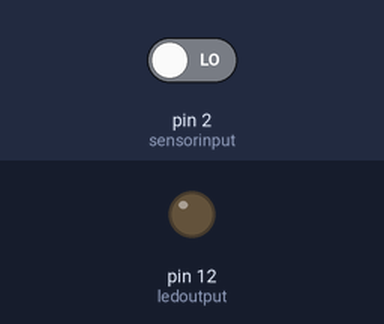
The sketch below on a simulated Arduino Uno, built with avr-gcc and run on an emulated ATmega328P. On the bench: output pins drawn as LEDs (lit = HIGH). The inputs (shaded band) are chosen by the test bench; at power-on: pin 2 (sensorinput) LOW. What the sketch prints to the serial monitor is not drawn.

Above: at 1.2 s.
1.3 s: pin 2 (sensorinput) driven HIGH
At 2.0 s:
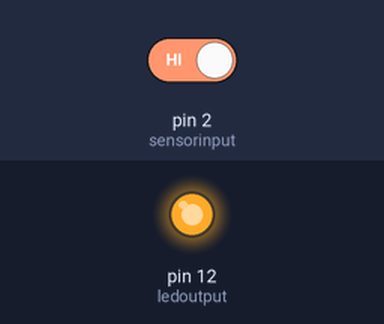
2.8 s: pin 2 (sensorinput) driven LOW
At 3.2 s:
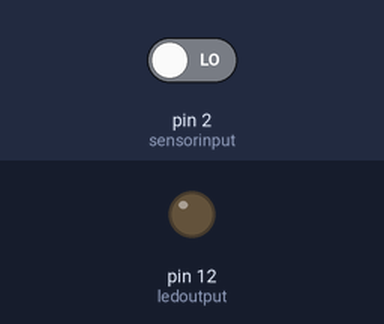
Timing chart, 0 to 5.8 s (numbered marks = the images above; inputs shaded):
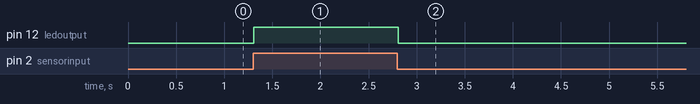

Measured:
- after the input at 1.3 s, pin 12 (ledoutput): LOW → HIGH at once
- after the input at 2.8 s, pin 12 (ledoutput): HIGH → LOW at once

The sketch:

PIR_Sensor.ino
```cpp
/*
  Project: PIR Motion Sensor
  Description:
    - Detects motion using a PIR sensor.
    - Turns on an LED when motion is detected.
*/

int sensorinput = 2;   // PIR sensor connected to digital pin 2
int ledoutput = 12;    // LED connected to digital pin 12

void setup() {
  pinMode(ledoutput, OUTPUT);  // Set LED pin as output
  pinMode(sensorinput, INPUT); // Set sensor pin as input
  Serial.begin(9600);          // Initialize Serial Monitor
}

void loop() {
  int value = digitalRead(sensorinput);  // Read PIR sensor output
  Serial.println(value);                 // Print sensor reading for debugging

  if (value == HIGH) {                   // If motion detected
    digitalWrite(ledoutput, HIGH);       // Turn ON LED
    delay(100);                          // Short delay for visibility
  } else {
    digitalWrite(ledoutput, LOW);        // Turn OFF LED
  }
}
```
